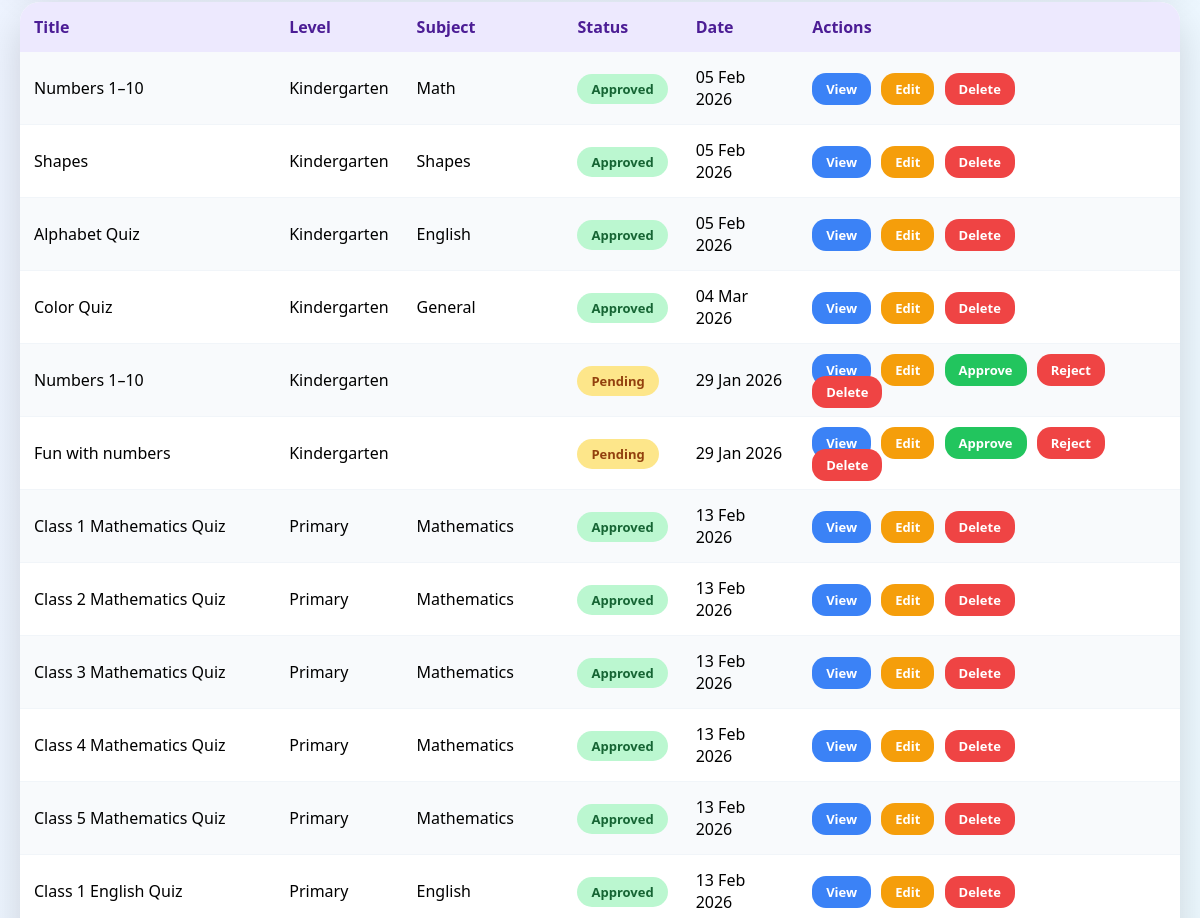
Before: /admin/quizzes.php (signed in, middle part) with the older database file.
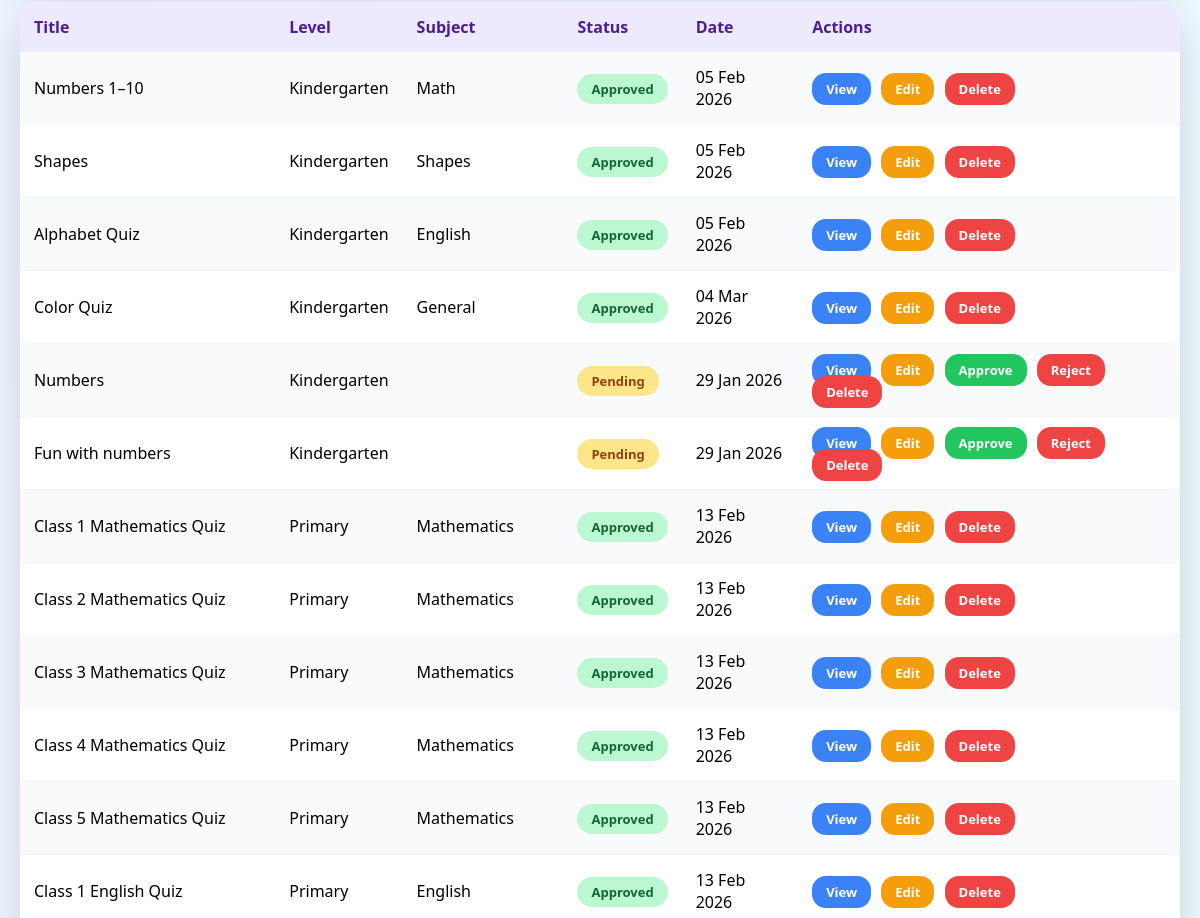
After: the same page with the newer database file.
### tables this page shows
CREATE TABLE `quizzes1` (
  `id` int(11) NOT NULL,
  `title` varchar(255) DEFAULT NULL,
  `level` varchar(50) DEFAULT NULL,
  `created_by` int(11) DEFAULT NULL,
  `status` enum('pending','approved','rejected') DEFAULT 'pending',
  `created_at` timestamp NOT NULL DEFAULT current_timestamp()
);

### admin/quizzes.php (the view, shortened to what this page needs)
<?php
$conn = new mysqli("localhost", "root", "", "unified_edu");
$quizzes = [];
$q1 = $conn->query("SELECT *, 'approved' AS status FROM quizzes");
while($row = $q1->fetch_assoc()){
    $quizzes[$row['level']][] = $row;
}
$q2 = $conn->query("SELECT id,title,level,'' AS subject,status,created_at FROM quizzes1");
while($row = $q2->fetch_assoc()){
    $quizzes[$row['level']][] = $row;
}
?>
<!DOCTYPE html>
<html>
<head>
</head>
<body>
<div class="container">
<table>
<tr>
<th>Title</th>
<th>Level</th>
<th>Subject</th>
<th>Status</th>
<th>Date</th>
<th>Actions</th>
</tr>
<?php foreach($quizzes as $level): ?>
<?php foreach($level as $q): ?>
<tr>
<td><?= htmlspecialchars($q['title']) ?></td>
<td><?= ucfirst($q['level']) ?></td>
<td><?= htmlspecialchars($q['subject']) ?></td>
<td>
<span class="status <?= $q['status'] ?>">
<?= ucfirst($q['status']) ?>
</span>
</td>
<td><?= date("d M Y",strtotime($q['created_at'])) ?></td>
<td class="actions">
<a class="view" href="view_quiz.php?id=<?= $q['id'] ?>">View</a>
<a class="edit"
   href="#"
   onclick="openEditModal(<?= $q['id'] ?>)"
   )">Edit</a>
<?php if($q['status']=="pending"): ?>
<a class="approve" href="?action=approve&id=<?= $q['id'] ?>">Approve</a>
<a class="reject" href="?action=reject&id=<?= $q['id'] ?>">Reject</a>
<?php endif; ?>
<a class="reject" href="?delete=<?= $q['id'] ?>">Delete</a>
</td>
</tr>
<?php endforeach; ?>
<?php endforeach; ?>
</table>
</div>
</body>
</html>

Changed rows visible on the page:
changed quizzes1: title "Numbers 1–10" → "Numbers"
